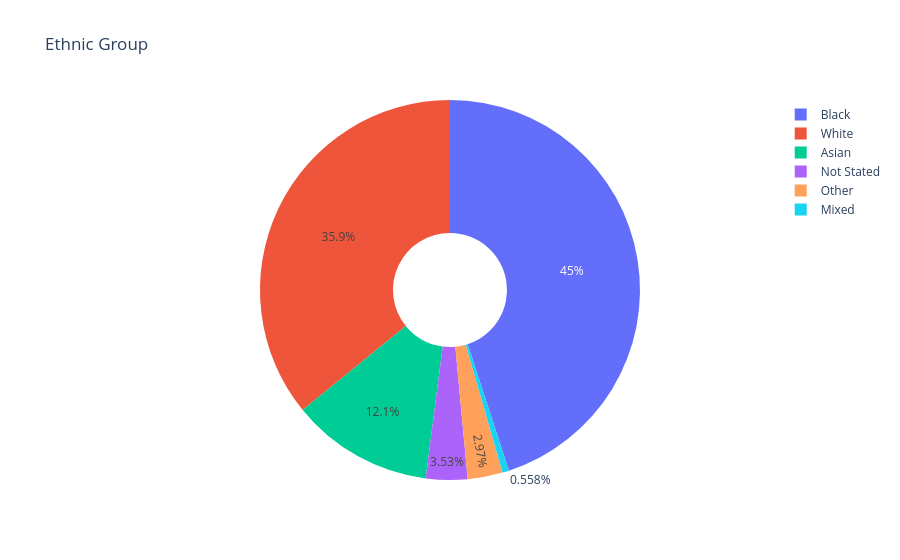

This figure's notebook cell:
### Code cell
display(Markdown(output.ethnic_group.metadata.description))

# plot bar charts of some other bits
ethnicity_fig = px.pie(
    values=output.ethnic_group.data.y,
    names=output.ethnic_group.data.x,
    title=output.ethnic_group.metadata.title,
    hole=0.3,
)
ethnicity_fig.show()

### Figure 1 — Plotly figure (JSON) as saved in the notebook; plotly's stock layout.template omitted (floating-point values rounded to 4 significant figures)
{"data": [{"domain": {"x": [0, 1], "y": [0, 1]}, "hole": 0.3, "hovertemplate": "label=%{label}<br>value=%{value}<extra></extra>", "labels": ["Asian", "Black", "Mixed", "Not Stated", "Other", "White"], "legendgroup": "", "name": "", "showlegend": true, "type": "pie", "values": [65, 242, 3, 19, 16, 193]}], "layout": {"legend": {"tracegroupgap": 0}, "title": {"text": "Ethnic Group"}}}
